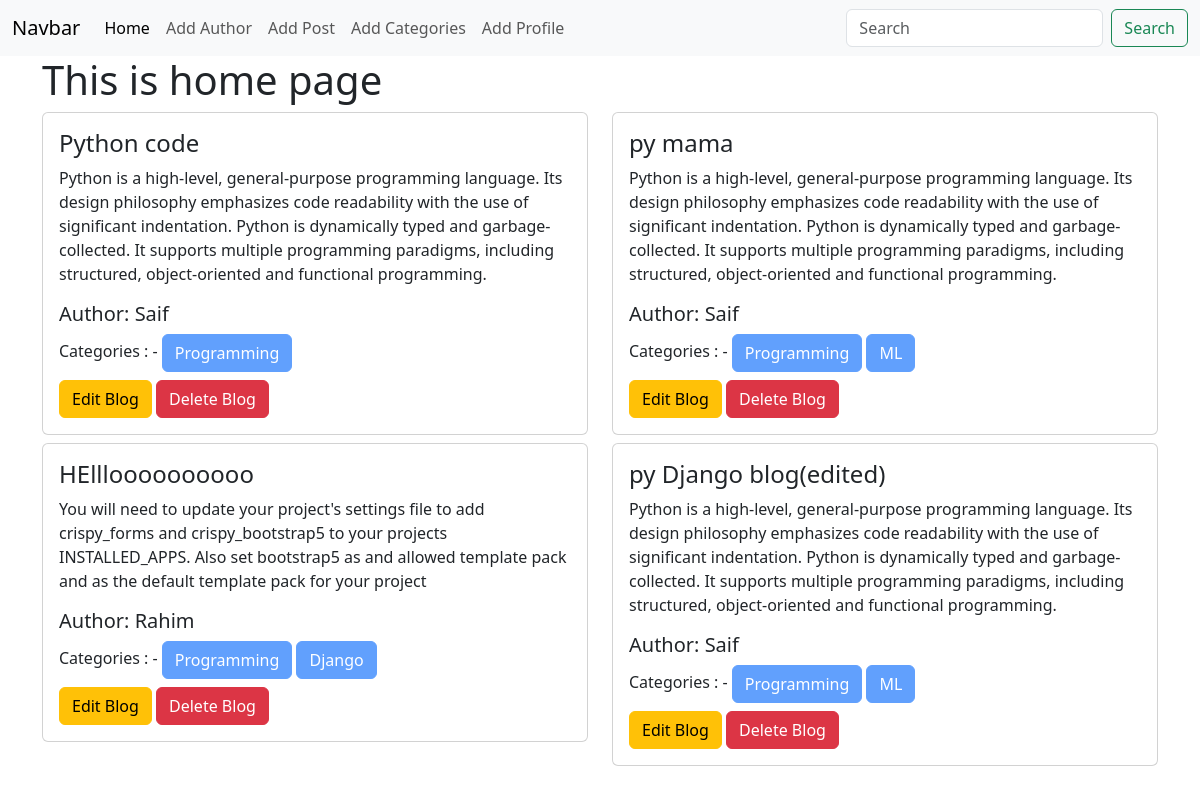
Before: / with the older database file.
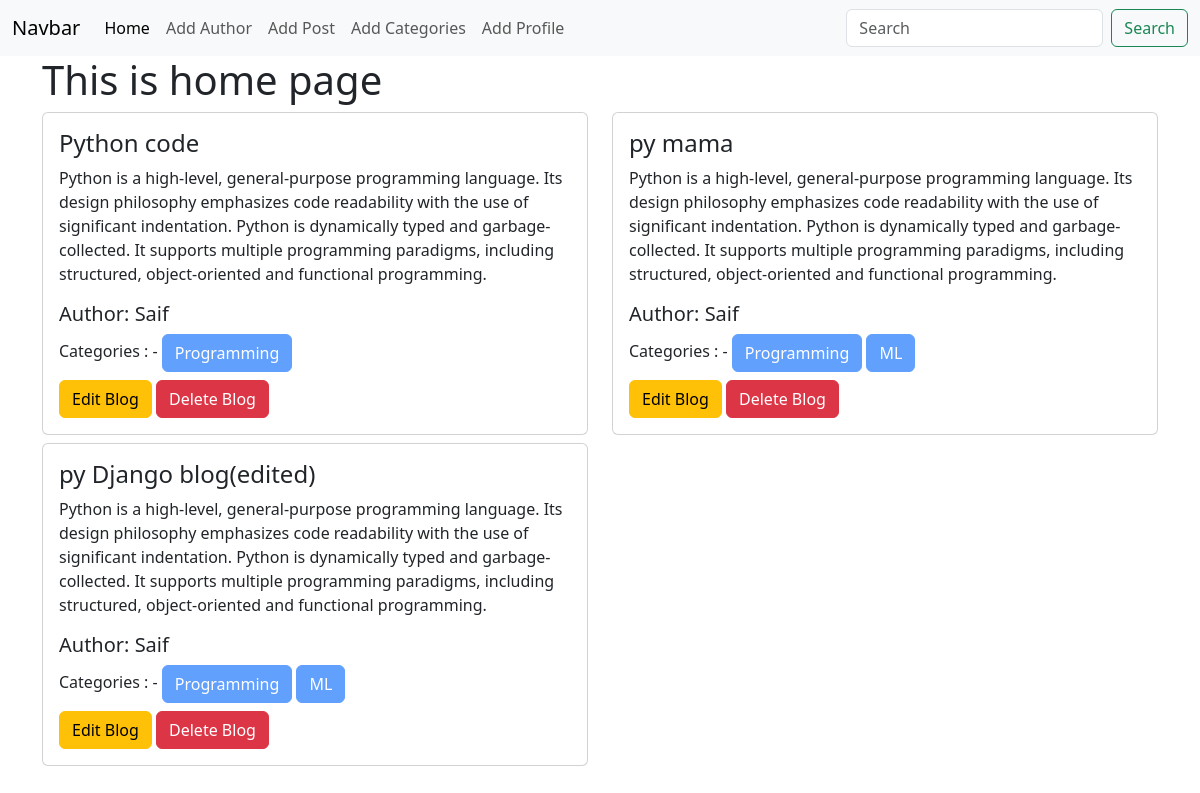
After: the same page with the newer database file.
### posts/models.py (models this page shows)
class Post(models.Model):
    title = models.CharField(max_length=50)
    content = models.TextField()
    category = models.ManyToManyField(Category)
    author = models.ForeignKey(Author, on_delete=models.CASCADE)
    def __str__(self):
        return self.title

### author/models.py (models this page shows, shortened)
class Author(models.Model):
    name = models.CharField(max_length=100)
    bio = models.TextField()
    phone_no = models.CharField(max_length=12)

### categories/models.py (models this page shows, shortened)
class Category(models.Model):
    name = models.CharField(max_length=100)

### blog_project/views.py (the view)
# urls.py: 2. Add a URL to urlpatterns:  path('', views.home, name='home')
def home(request):
    data = Post.objects.all()
    print(data)
    return render(request, 'home.html', {'data': data})

### templates/home.html (shortened to what this page needs)
{% extends "base.html" %}
{% block content %}
<div class="container">
    <h1>This is home page</h1>
    <div class="row">
        {% for i in data %}
            <div class="col-sm-6 mb-3 mb-sm-2">
                <div class="card">
                    <div class="card-body">
                        <h4 class="card-title">{{i.title}}</h4>
                        <p class="card-text">{{i.content}}</p>
                        <h5 class="card-title">Author: {{i.author.name}}</h5>
                        <div class="mb-2">
                            Categories : -
                            {% for j in i.category.all %}
                            <button class="btn btn-primary" disabled>{{j.name}}</button>
                            {% endfor %}
                        </div>
                        <a href="{% url 'edit_post' i.id %}" class="btn btn-warning"> Edit Blog</a>
                        <a href="{% url 'delete_post' i.id %}" class="btn btn-danger"> Delete Blog</a>
                    </div>
                </div>
            </div>
        {% endfor %}
      </div>
</div>
{% endblock content %}

Changed rows visible on the page:
removed Post: title "HEllloooooooooo", content "You will need to update your project's settings file to add crispy_forms and crispy_bootstrap5 to your projects INSTALLED_APPS. Also set bootstrap5 as and allowed template pack and as the default template pack for your project", author.name "Rahim", Category (name "Programming")
no longer on this page (row unchanged): Category: name "Django", shown under "HEllloooooooooo"
